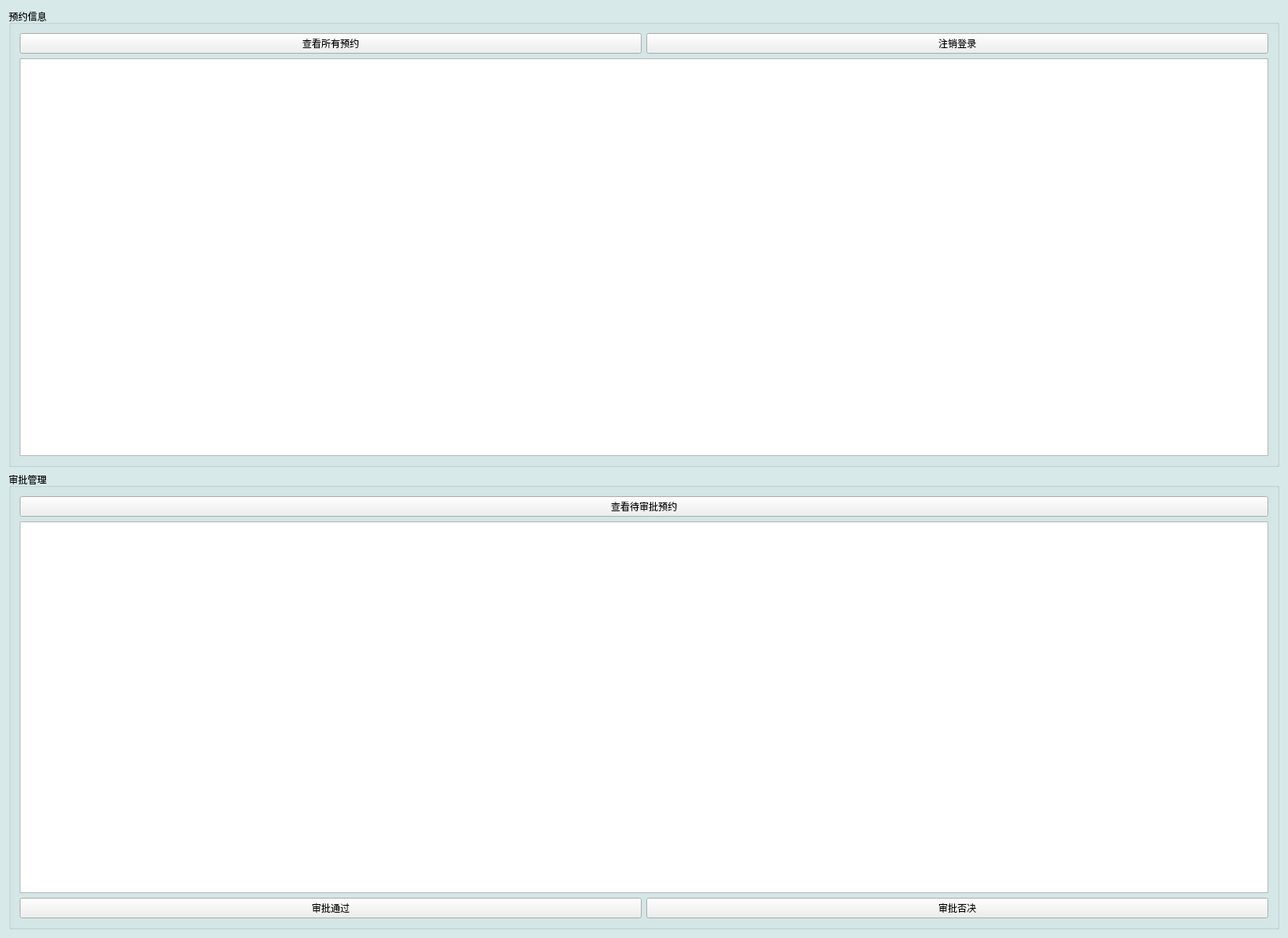
<?xml version="1.0" encoding="UTF-8"?>
<ui version="4.0">
 <class>KApprovalWidget</class>
 <widget class="QWidget" name="KApprovalWidget">
  <property name="geometry">
   <rect>
    <x>0</x>
    <y>0</y>
    <width>1632</width>
    <height>1189</height>
   </rect>
  </property>
  <property name="windowTitle">
   <string>行政人员审批界面</string>
  </property>
  <property name="windowIcon">
   <iconset resource="kroomreserve.qrc">
    <normaloff>:/images/logo.png</normaloff>:/images/logo.png</iconset>
  </property>
  <property name="styleSheet">
   <string notr="true">QWidget#KApprovalWidget
{
	background-color: rgb(215, 233, 233);
}</string>
  </property>
  <layout class="QVBoxLayout" name="verticalLayout_3">
   <item>
    <layout class="QHBoxLayout" name="horizontalLayout_2">
     <item>
      <widget class="QGroupBox" name="groupBox">
       <property name="title">
        <string>预约信息</string>
       </property>
       <layout class="QVBoxLayout" name="verticalLayout">
        <item>
         <layout class="QHBoxLayout" name="horizontalLayout_3">
          <item>
           <widget class="QPushButton" name="showAllReservation">
            <property name="text">
             <string>查看所有预约</string>
            </property>
           </widget>
          </item>
          <item>
           <widget class="QPushButton" name="logout">
            <property name="text">
             <string>注销登录</string>
            </property>
           </widget>
          </item>
         </layout>
        </item>
        <item>
         <widget class="QTextBrowser" name="textBrowserAllReserve"/>
        </item>
       </layout>
      </widget>
     </item>
    </layout>
   </item>
   <item>
    <widget class="QGroupBox" name="groupBox_2">
     <property name="title">
      <string>审批管理</string>
     </property>
     <layout class="QVBoxLayout" name="verticalLayout_2">
      <item>
       <widget class="QPushButton" name="showApprovalReserve">
        <property name="text">
         <string>查看待审批预约</string>
        </property>
       </widget>
      </item>
      <item>
       <widget class="QListWidget" name="listWidgetApprovalReserve"/>
      </item>
      <item>
       <layout class="QHBoxLayout" name="horizontalLayout">
        <item>
         <widget class="QPushButton" name="agreeReserve">
          <property name="text">
           <string>审批通过</string>
          </property>
         </widget>
        </item>
        <item>
         <widget class="QPushButton" name="refuseReserve">
          <property name="text">
           <string>审批否决</string>
          </property>
         </widget>
        </item>
       </layout>
      </item>
     </layout>
    </widget>
   </item>
  </layout>
 </widget>
 <layoutdefault spacing="6" margin="11"/>
 <resources>
  <include location="kroomreserve.qrc"/>
 </resources>
 <connections/>
</ui>
